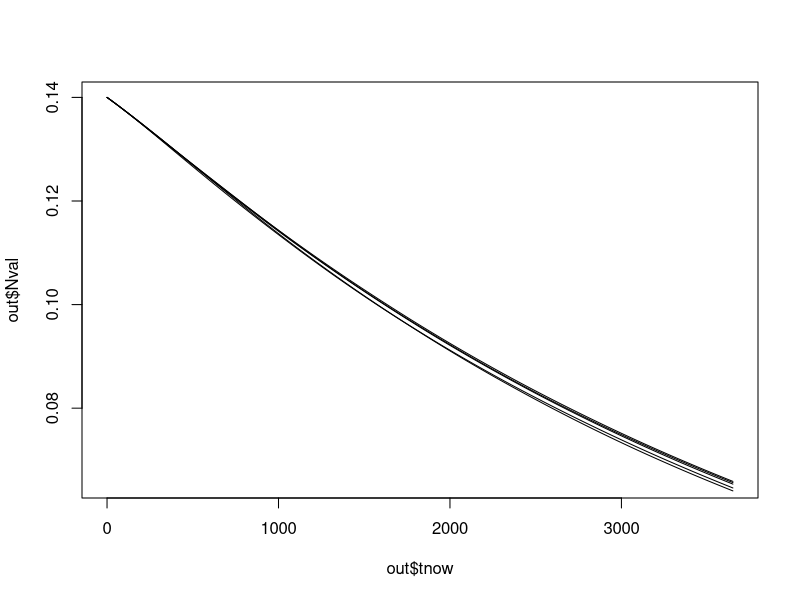

The R source for this figure: (Note: this script raises an error after producing the figure.)
library(dplyr)


NeuronChain=function(Nval,Fival,Foval,tchange,chainl){
  uN=runif(1)
  #print(3.4*10^-4)*((Fival)/(Fival+3.36*10^-10)))*Nval))
  if(uN<(rnorm(1,((3.4*10^-4)/(3.36*10^-10))))){#/sum(chainl)))){
    Nval=Nval-((3.4*10^-4)*((Fival)/(Fival+3.36*10^-10)))*tchange*Nval
  } else{
    Nval=Nval
  } 
  return(Nval)
}

ABetaiChain=function(Nval,ABival,tnow,tchange,chainl){
  uABi1=runif(1)
  if(tnow<=100){
    R=6*tnow/100
  }else{
    R=6
  }
  if((uABi1<rnorm(1,((((9.51)*1+R))-(9.51))/.14))){#/sum(chainl)))){#&(ABichangeboth>=0)){
    ABival=ABival+(((9.51*10^-6*(1+R)-(9.51*ABival))*tchange))*(Nval/.14)
  }
  else{
    ABival=ABival
  } 
  return(ABival)
}

ABetaochain=function(ABoval,ABival,Nval,Aval,M1val,M2val,tchange,chainl){
  uABo=runif(1)
  if(uABo<rnorm(1,((.05/365)+(8*10^-9)/.14+(8*10^-10)/.14-((2*10^-3*.9))*1/(7*10^-3)))){#/sum(chainl))){#((((.05/365)/sum(chainlist)/(8*10^-9)/((8*10^-10)))/sum(chainlist)))/(((2*10^-3)/(7*10^-3))/sum(chainlist))){
    #ABoval=ABoval+(ABival*(.05/365)+((8*10^-9)*(Nval/.14))+((8*10^-10)*(Aval/.14))-(((2*10^-3)*(((M1val+.9*M2val))))*(ABoval/(ABoval+(7*10^-3)))))
    ABoval=ABoval+(ABival*0.0001369863+(8*10^-9)*(Nval/.14)+(8*10^-10)*Aval/.14-((2*10^-3)*(M1val+.9*M2val))*(ABoval/(ABoval+(7*10^-3))))*tchange
  } else{
    ABoval=ABoval
  }
  return(ABoval)
}

TauChainV2=function(Tauval,Fival,Foval,Nval,tchange,chainl){
  uTau=runif(1)
  #print(3.4*10^-4)*((Fival)/(Fival+3.36*10^-10)))*Nval))
  if(uTau<rnorm(1,((((8.1*10^-11)+((1.35*10^-11)*6))-.277)/.14))){#/sum(chainl))){
    Tauval=Tauval+(((8.1*10^-11)+(1.35*10^-11)*6)-.277*Tauval)*tchange*(Nval/.14)
  } else{
    Tauval=Tauval
  } 
  return(Tauval)
}

FivalChainV2=function(Fival,Tauval,Nval,tchange,chainl){
  uFi=runif(1)
  #print(3.4*10^-4)*((Fival)/(Fival+3.36*10^-10)))*Nval))
  if(uFi<rnorm(1,(((1.662*10^-3)-(2.77*10^-3))/.14))){#/sum(chainl))){
    Fival=Fival+(((1.662*10^-3)*Tauval)*(Nval/.14)-((2.77*10^-3)*Fival)*tchange*(Nval/.14))
  } else{
    Fival=Fival
  } 
  return(Fival)
}

FovalChainV2=function(Fival,Foval,tchange,chainl){
  uFo=runif(1)
  #print(3.4*10^-4)*((Fival)/(Fival+3.36*10^-10)))*Nval))
  if(uFo<rnorm(1,((.05/365)-(2.77*10^-4)))){#/sum(chainl))){
    Foval=Foval+(((.05/365)*Fival)-((2.77*10^-4)*Foval))*tchange
  } else{
    Foval=Foval
  } 
  return(Foval)
}


AvalChainV2=function(ABoval,M1val,Aval,tchange,chainl){
  uA=runif(1)
  #print(3.4*10^-4)*((Fival)/(Fival+3.36*10^-10)))*Nval))
  if(uA<rnorm(1,(1.793+ .045-((1.2*10^(-3)))))){#/sum(chainl))){
    Aval=Aval+(1.793*ABoval+.045*M1val-((1.2*10^(-3))*Aval))*tchange
  } else{
    Aval=Aval
  } 
  return(Aval)
}

M1valChainV2=function(M1val,Foval,tchange,chainl){
  uM1=runif(1)
  #print(3.4*10^-4)*((Fival)/(Fival+3.36*10^-10)))*Nval))
  if(uM1<rnorm(1,(((.047*((2*10^(-2))/(2.58*10^(-11)))))*.9-(.015)))){#/sum(chainl))){
    M1val=M1val+((.047*((2*10^(-2))*(Foval/(Foval+(2.58*10^(-11)))))*.9)-(.015*M1val))*tchange
  } else{
    M1val=M1val
  } 
  return(M1val)
}

M2valChainV2=function(M2val,Foval,tchange,chainl){
  uM2=runif(1)
  #print(3.4*10^-4)*((Fival)/(Fival+3.36*10^-10)))*Nval))
  if(uM2<rnorm(1,((.047*((2*10^(-2))/((2.58*10^(-11)))))*.09-(.015)))){#/sum(chainl))){
    M2val=M2val+((.047*((2*10^(-2))*(Foval/(Foval+(2.58*10^(-11)))))*.09)-(.015*M2val))*tchange
  } else{
    M2val=M2val
  } 
  return(M2val)
}



ALStochModelV5=function(time){
  tnow=c(0)
  ABival=c(1*10^-6)
  ABoval=c(1*10^-8)
  Tauval=c(1.37*10^(-10))
  Fival=c(3.36*10^(-10))
  Foval=c(3.36*10^(-11))
  Aval=c(.14)
  M1val=c(.02)
  M2val=c(.02)
  Nval=c(.14)
  R0=6
  i=2
  while (tnow[i-1]<time) {
    chainlist=c(((3.4*10^-4)/(3.36*10^-10))/Nval[i-1],((((9.51*10^-6)*7)-9.51)/.14)/ABival[i-1],
                (((.05/365)+(8*10^-9)/.14+(8*10^-10)/.14+((2*10^-3*.9))*1/(7*10^-3)))/ABoval[i-1],((((8.1*10^-11)+((1.35*10^-11)*6))+.277)/.14)/Tauval[i-1],
                (((1.662*10^-3)+(2.77*10^-3))/.14)/Fival[i-1],((.05/365)+(2.77*10^-4))/Foval[i-1],(1.793+ .045+((1.2*10^(-3))))/Aval[i-1],
                ((.047*((2*10^(-2))/(2.58*10^(-11))))*.9+(.015))/M1val[i-1],((.047*((2*10^(-2))/((2.58*10^(-11)))))*.09+(.015))/M2val[i-1])
    chainorder=c("Neurons","ABi","ABo","Tau","Fi","Fo","Astro","M1","M2")
    chain=data.frame(((3.4*10^-4)/(3.36*10^-10))/Nval[i-1],((((9.51*10^-6)*7)-9.51)/.14)/ABival[i-1],
                     (((.05/365)+(8*10^-9)/.14+(8*10^-10)/.14+((2*10^-3*.9))*1/(7*10^-3)))/ABoval[i-1],((((8.1*10^-11)+((1.35*10^-11)*6))+.277)/.14)/Tauval[i-1],
                     (((1.662*10^-3)+(2.77*10^-3))/.14)/Fival[i-1],((.05/365)+(2.77*10^-4))/Foval[i-1],(1.793+ .045+((1.2*10^(-3))))/Aval[i-1],
                     ((.047*((2*10^(-2))/(2.58*10^(-11))))*.9+(.015))/M1val[i-1],((.047*((2*10^(-2))/((2.58*10^(-11)))))*.09+(.015))/M2val[i-1])
    colnames(chain)=chainorder
    u=runif(length(chainlist))
    possiblet=c(-log(u)/chainlist)
    tchange=max(possiblet)
    chain2=as.data.frame(t(chain))
    chain2=arrange(chain2)
    for (j in 0:length(chain2[,1])) {
      if(isTRUE(chain2[j,]==chain$Neurons)){
        Nval[i]=NeuronChain(Nval[i-1],Fival[i-1],Foval[i-1],max(possiblet),chainlist)
      } else if(isTRUE(chain2[j,]==chain$ABi)){
        ABival[i]=ABetaiChain(Nval[i-1],ABival[i-1],tnow[i-1],max(possiblet),chainlist)
      } else if(isTRUE(chain2[j,]==chain$ABo)){
        ABoval[i]=ABetaochain(ABoval[i-1],ABival[i-1],Nval[i-1],Aval[i-1],M1val[i-1],M2val[i-1],max(possiblet),chainlist)
      } else if(isTRUE(chain2[j,]==chain$Tau)){
        Tauval[i]=TauChainV2(Tauval[i-1],Fival[i-1],Foval[i-1],Nval[i-1],max(possiblet),chainlist)
      } else if(isTRUE(chain2[j,]==chain$Fi)){
        Fival[i]=FivalChainV2(Fival[i-1],Tauval[i-1],Nval[i-1],max(possiblet),chainlist)
      } else if(isTRUE(chain2[j,]==chain$Fo)){
        Foval[i]=FovalChainV2(Fival[i-1],Foval[i-1],max(possiblet),chainlist)
      } else if(isTRUE(chain2[j,]==chain$Astro)){
        Aval[i]=AvalChainV2(ABoval[i-1],M1val[i-1],Aval[i-1],max(possiblet),chainlist)
      } else if(isTRUE(chain2[j,]==chain$M1)){
        M1val[i]=M1valChainV2(M1val[i-1],Foval[i-1],max(possiblet),chainlist)
      } else{
        M2val[i]=M2valChainV2(M2val[i-1],Foval[i-1],max(possiblet),chainlist)
      }
      
    }
    tnow[i]=tnow[i-1]+tchange
    i=i+1
  }
  return(data.frame(Nval,ABival,ABoval,Tauval,Fival,Foval,M1val,M2val,Aval,tnow))
  
}
out=ALStochModelV5(3650)
out2=ALStochModelV5(3650)
out3=ALStochModelV5(3650)
out4=ALStochModelV5(3650)
out5=ALStochModelV5(3650)


plot(out$tnow,out$Nval,type = "l")
lines(out2$tnow,out2$Nval)
lines(out3$tnow,out3$Nval)
lines(out4$tnow,out4$Nval)
lines(out5$tnow,out5$Nval)
lines(output$time,output$N)



plot(out$tnow,out$ABival,type = "l")
lines(out2$tnow,out2$ABival)
lines(out3$tnow,out3$ABival)
lines(out4$tnow,out4$ABival)
lines(out5$tnow,out5$ABival)
lines(output$time,output$ABi)

plot(out$tnow,out$ABoval)
lines(out2$tnow,out2$ABoval)
lines(out3$tnow,out3$ABoval)
lines(out4$tnow,out4$ABoval)
lines(out5$tnow,out5$ABoval)
lines(output$time,output$ABo)

plot(out$tnow,out$Tauval)
lines(out2$tnow,out2$Tauval)
lines(out3$tnow,out3$Tauval)
lines(out4$tnow,out4$Tauval)
lines(out5$tnow,out5$Tauval)
lines(output$time,output$Tau)

plot(out$tnow,out$Fival)
lines(out2$tnow,out2$Fival)
lines(out3$tnow,out3$Fival)
lines(out4$tnow,out4$Fival)
lines(out5$tnow,out5$Fival)
lines(output$time,output$Fi)

plot(out$tnow,out$Foval)
lines(out2$tnow,out2$Foval)
lines(out3$tnow,out3$Foval)
lines(out4$tnow,out4$Foval)
lines(out5$tnow,out5$Foval)
lines(output$time,output$Fo)

plot(out$tnow,out$M1val)
lines(out2$tnow,out2$M1val)
lines(out3$tnow,out3$M1val)
lines(out4$tnow,out4$M1val)
lines(out5$tnow,out5$M1val)
lines(output$time,output$M1)

plot(out$tnow,out$M2val)
lines(out2$tnow,out2$M2val)
lines(out3$tnow,out3$M2val)
lines(out4$tnow,out4$M2val)
lines(out5$tnow,out5$M2val)
lines(output$time,output$M2)

plot(out$tnow,out$Aval)
lines(out2$tnow,out2$Aval)
lines(out3$tnow,out3$Aval)
lines(out4$tnow,out4$Aval)
lines(out5$tnow,out5$Aval)
lines(output$time,output$A)


##Stoch Neuron Graph
plot(out$tnow,out$Nval,type = 'l',lty=1,ylab = 'Neuron Concentration (g/ml)', xlab = 'Time (days)',lwd=1.5,main = "Neuron Concentration Over 10 Years",col="red")
meanN=c(mean(out$Nval))
for (i in 2:25) {
  out=ALStochModelV5(3650)
  cols=c('red','brown1','brown3','brown4','firebrick','firebrick1','firebrick3','firebrick4','darkred','maroon','orangered3','orangered4','orangered2','red3','red4','indianred4','tomato','tomato2','tomato3','tomato4','brown','brown2','firebrick2','red2','orangered','indianred')
  style=c(1:25)
  lines(out$tnow,out$Nval,lty=style[i],col=cols[i],lwd=1.5)
}
legend('topright',c('1st','2nd','3rd','4th','5th','6th','7th','8th','9th','10th','11th','12th','13th','14th','15th','16th','17th','18th','19th','20th','21st','22nd','23rd','24th','25th'),col =cols,lty = style,ncol = 2 ,title = "Run #")

##Stoch ABi Graph

plot(out$tnow,out$ABival,type = 'l',lty=1,ylab = 'Amyloid Beta Concentration Inside (g/ml)', xlab = 'Time (days)',lwd=1.5,main = "Amyloid Beta Concentration Inside",col="blue")
for (i in 2:25) {
  out=ALStochModelV5(3650)
  cols=c('blue','blue4','darkblue','cyan1','cyan4','cornflowerblue','cadetblue1','dodgerblue','dodgerblue4','deepskyblue4','darkturquoise','lightblue1','lightskyblue','mediumblue','midnightblue','paleturquoise','paleturquoise3','navyblue','skyblue1','skyblue4','royalblue1','royalblue3','royalblue4','powderblue','steelblue2','turquoise')
  style=c(1:25)
  lines(out$tnow,out$ABival,lty=style[i],col=cols[i],lwd=1.5)
}
legend('bottomright',c('1st','2nd','3rd','4th','5th','6th','7th','8th','9th','10th','11th','12th','13th','14th','15th','16th','17th','18th','19th','20th','21st','22nd','23rd','24th','25th'),col =cols,lty = style,ncol = 2 ,title = "Run #")




##Stoch ABo graph

plot(out$tnow,out$ABoval,type = 'l',lty=1,ylab = 'Amyloid Beta Concentration Outside (g/ml)', xlab = 'Time (days)',lwd=1.5,main = "Amyloid Beta Concentration Outside",col="green")
for (i in 2:25) {
  out=ALStochModelV5(3650)
  cols=c('green','aquamarine','aquamarine4','darkolivegreen','darkolivegreen3','darkolivegreen4','darkgreen','chartreuse','chartreuse4','forestgreen','darkseagreen3','darkseagreen4','green3','green4','lightgreen','lawngreen','mediumspringgreen','mediumseagreen','limegreen','palegreen','palegreen4','olivedrab','olivedrab3','seagreen','seagreen3','yellowgreen')
  style=c(1:25)
  lines(out$tnow,out$ABoval,lty=style[i],col=cols[i],lwd=1.5)
}
legend('bottomright',c('1st','2nd','3rd','4th','5th','6th','7th','8th','9th','10th','11th','12th','13th','14th','15th','16th','17th','18th','19th','20th','21st','22nd','23rd','24th','25th'),col =cols,lty = style,ncol = 2 ,title = "Run #")


##Stoch Tau Graph

plot(out$tnow,out$Tauval,type = 'l',lty=1,ylab = 'Tau Concentration (g/ml)', xlab = 'Time (days)',lwd=1.5,main = "Tau Concentration Over 10 Years",col="deeppink")
for (i in 2:25) {
  out=ALStochModelV5(3650)
  cols=c('deeppink','deeppink3','deeppink4','hotpink','hotpink3','lightcoral','maroon1','maroon2','maroon3','magenta','magenta1','magenta2','palevioletred1','palevioletred2','pink1','orchid1','orchid2','violet','violetred','violetred1','violetred2','violetred3','palevioletred','palevioletred3','hotpink1','hotpink2')
  style=c(1:25)
  lines(out$tnow,out$Tauval,lty=style[i],col=cols[i],lwd=1.5)
}

legend('bottomright',c('1st','2nd','3rd','4th','5th','6th','7th','8th','9th','10th','11th','12th','13th','14th','15th','16th','17th','18th','19th','20th','21st','22nd','23rd','24th','25th'),col =cols,lty = style,ncol = 2 )


##Stoch Fi Graph

plot(out$tnow,out$Fival,type = 'l',lty=1,ylab = 'NFT Concentration Inside (g/ml)', xlab = 'Time (days)',lwd=1.5,main = "NFT Concentration Inside Over 10 Years",col="gold",ylim = c(3.3*10^-10,7.5*10^-10))
for (i in 2:25) {
  out=ALStochModelV5(3650)
  cols=c('gold','goldenrod','goldenrod1','goldenrod2','goldenrod3','gold1','gold2','khaki','khaki1','lightgoldenrod','lightgoldenrod1','lightgoldenrod2','palegoldenrod','navajowhite2','yellow','yellow1','yellow2','yellow3','darkgoldenrod1','darkgoldenrod2','darkgoldenrod3','khaki2','khaki3','gold3','gold4','darkgoldenrod')
  style=c(1:25)
  lines(out$tnow,out$Fival,lty=style[i],col=cols[i],lwd=1.5)
}
legend('bottomright',c('1st','2nd','3rd','4th','5th','6th','7th','8th','9th','10th','11th','12th','13th','14th','15th','16th','17th','18th','19th','20th','21st','22nd','23rd','24th','25th'),col =cols,lty = style,ncol = 5 ,title = "Run #")

##perfect
##Orange

plot(out$tnow,out$Foval,type = 'l',lty=1,ylab = 'NFT Concentration Outside (g/ml)', xlab = 'Time (days)',lwd=1.5,main = "NFT Concentration Outside Over 10 Years",col="darkorange")
#meanFo=c(mean(out$Foval))
for (i in 2:25) {
  out=ALStochModelV5(3650)
  #meanFo[i]=c(mean(out$Foval))
  cols=c('darkorange','darkorange1','darkorange2','darkorange3','chocolate','chocolate1','chocolate2','orange','orange1','orange2','orange3','sienna1','sienna2','sienna3','sandybrown','salmon1','salmon2','coral','tan1','tan2','chocolate3','chocolate4','darkorange4','peru','lightsalmon2','lightsalmon3')
  style=c(1:25)
  lines(out$tnow,out$Foval,lty=style[i],col=cols[i],lwd=1.5)
}
legend('topleft',c('1st','2nd','3rd','4th','5th','6th','7th','8th','9th','10th','11th','12th','13th','14th','15th','16th','17th','18th','19th','20th','21st','22nd','23rd','24th','25th'),col =cols,lty = style,ncol = 2 ,title = "Run #",bty='n')

##Stoch M1

plot(out$tnow,out$M1val,type = 'l',lty=1,ylab = 'Type 1 Microglia Concentration (g/ml)', xlab = 'Time (days)',lwd=1.5,main = "Type 1 Microglia Concentration Over 10 Years",col="darkmagenta")
#meanM1=c(mean(out$M1val))
for (i in 2:25) {
  out=ALStochModelV5(3650)
  #meanM1[i]=c(mean(out$M1val))
  cols=c('darkmagenta','darkviolet','darkslateblue','darkorchid','darkorchid1','darkorchid2','darkorchid3','darkorchid4','mediumslateblue','mediumpurple','mediumpurple1','mediumpurple2','mediumpurple3','mediumpurple4','mediumorchid','mediumorchid1','mediumorchid2','mediumorchid3','mediumorchid4','magenta4','orchid','orchid3','orchid4','plum4','purple','purple3')
  style=c(1:25)
  lines(out$tnow,out$M1val,lty=style[i],col=cols[i],lwd=1.5)
}
legend('bottomright',c('1st','2nd','3rd','4th','5th','6th','7th','8th','9th','10th','11th','12th','13th','14th','15th','16th','17th','18th','19th','20th','21st','22nd','23rd','24th','25th'),col =cols,lty = style,ncol = 2 ,title = "Run #")


##Stoch M2

plot(out$tnow,out$M2val,type = 'l',lty=1,ylab = 'Type 2 Microglia Concentration (g/ml)', xlab = 'Time (days)',lwd=1.5,main = "Type 2 Microglia Concentration Over 10 Years",col="aquamarine")
for (i in 2:25) {
  out=ALStochModelV5(3650)
  cols=c('aquamarine','aquamarine1','aquamarine2','aquamarine3','aquamarine4','cyan2','darkturquoise','darkslategray2','darkslategray1','lightblue','lightblue3','lightblue4','lightcyan3','lightcyan4','paleturquoise2','paleturquoise3','paleturquoise4','lightskyblue3','lightskyblue4','lightsteelblue3','lightsteelblue4','lightsteelblue','steelblue','slategray2','slategray3','slategray4')
  style=c(1:25)
  lines(out$tnow,out$M2val,lty=style[i],col=cols[i],lwd=1.5)
}
legend('topright',c('1st','2nd','3rd','4th','5th','6th','7th','8th','9th','10th','11th','12th','13th','14th','15th','16th','17th','18th','19th','20th','21st','22nd','23rd','24th','25th'),col =cols,lty = style,ncol = 2 ,title = "Run #")


##Perfect
##Stoch A

plot(out$tnow,out$Aval,type = 'l',lty=1,ylab = 'Astrocyte Concentration (g/ml)', xlab = 'Time (days)',lwd=1.5,main = "Astrocyte Concentration Over 10 Years",col="burlywood4")
for (i in 2:25) {
  out=ALStochModelV5(3650)
  cols=c('burlywood4','burlywood3','burlywood2','lightgoldenrod4','lightsalmon4','navajowhite2','navajowhite3','navajowhite4','khaki4','orange4','chocolate4','darkorange4','sienna','sienna4','sandybrown','salmon4','saddlebrown','lemonchiffon4','rosybrown4','rosybrown','tan1','tan2','tan3','tan4','peru','goldenrod4')
  style=c(1:25)
  lines(out$tnow,out$Aval,lty=style[i],col=cols[i],lwd=1.5)
  #lines(output$time,output$A)
}
legend('bottomright',c('1st','2nd','3rd','4th','5th','6th','7th','8th','9th','10th','11th','12th','13th','14th','15th','16th','17th','18th','19th','20th','21st','22nd','23rd','24th','25th'),col =cols,lty = style,ncol = 2 ,title = "Run #")
